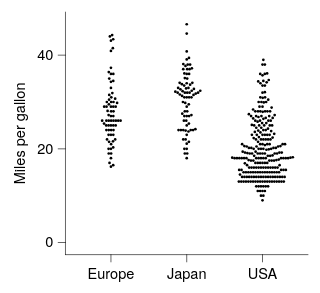

Source (Vega-Lite JSON):
### Vega-Lite specification from a JSON file in a GitHub repository (floating-point values rounded to 4 significant figures; data arrays with more than 128 entries replaced by an {"elided": "..."} marker saying what was removed)
{"background": null, "config": {"arc": {"fill": "#DBDBDB", "fillOpacity": 1.0, "innerRadius": 25.0, "padAngle": 0.03, "stroke": "black", "strokeOpacity": 1, "strokeWidth": 0.25}, "area": {"fill": "#DBDBDB", "fillOpacity": 1.0, "stroke": "black", "strokeOpacity": 1, "strokeWidth": 0.25}, "axis": {"domain": true, "domainCap": "round", "domainColor": "black", "domainWidth": 0.25, "grid": false, "gridCap": "round", "gridColor": "#F1F1F1", "gridDash": [0, 0], "gridOpacity": 1.0, "gridWidth": 0.25, "labelColor": "black", "labelFont": "Helvetica Neue, HelveticaNeue, Helvetica, Arial, sans-serif", "labelFontSize": 6, "labelFontStyle": "normal", "labelFontWeight": 400, "offset": 0, "ticks": true, "tickCap": "round", "tickColor": "black", "tickRound": false, "tickSize": 3.0, "tickWidth": 0.25, "titleColor": "black", "titleFont": "Helvetica Neue, HelveticaNeue, Helvetica, Arial, sans-serif", "titleFontSize": 6, "titleFontStyle": "normal", "titleFontWeight": 400}, "axisX": {"domain": true, "labelAlign": "center", "labelAngle": 0, "labels": true, "ticks": true, "translate": 0}, "axisY": {"domain": true, "labelAlign": "right", "labelAngle": 0, "labels": true, "ticks": true, "translate": 0}, "axisRight": {"domain": true, "labelAlign": "left", "labelAngle": 0, "labels": true, "ticks": true, "translate": 0}, "axisTop": {"domain": true, "labelAlign": "center", "labelAngle": 0, "labels": true, "ticks": true, "translate": 0}, "axisBand": {"tickOffset": 0}, "bar": {"fill": "#DBDBDB", "fillOpacity": 1.0, "stroke": "black", "strokeOpacity": 1, "strokeWidth": 0.25}, "boxplot": {"size": 9.0, "ticks": {"cornerRadius": 0.25, "fill": "black", "opacity": 1, "size": 4.5, "thickness": 0.25}, "box": {"fillOpacity": 1.0, "stroke": "black", "strokeOpacity": 1, "strokeWidth": 0.25}, "median": {"cornerRadius": 0, "fill": "black", "fillOpacity": 1.0, "opacity": 1, "size": 9.0, "thickness": 0.25}, "rule": {"fill": "black", "fillOpacity": 1.0, "size": 10.0, "stroke": "black", "strokeDash": [0, 0], "strokeOpacity": 1, "strokeWidth": 0.25}, "outliers": {"color": "black", "fill": "black", "fillOpacity": 1.0, "size": 0, "stroke": "black", "strokeOpacity": 1, "strokeWidth": 0.25}}, "circle": {"fill": "black", "fillOpacity": 1.0, "size": 1.25, "stroke": null, "strokeOpacity": 1, "strokeWidth": 0.25}, "errorband": {"band": {"fillOpacity": 0.6, "stroke": null, "strokeWidth": 0.25, "strokeOpacity": 1}, "borders": {"opacity": 0, "strokeOpacity": 1, "strokeWidth": 0.25}}, "errorbar": {"opacity": 1, "rule": {"strokeDash": [0, 0], "strokeWidth": 0.25}, "ticks": {"color": "black", "cornerRadius": 0.125, "opacity": 1, "size": 6.0, "thickness": 0.25}, "thickness": 0.25}, "font": "Helvetica Neue, HelveticaNeue, Helvetica, Arial, sans-serif", "geoshape": {"fill": "#DBDBDB", "fillOpacity": 1.0, "stroke": "black", "strokeOpacity": 1, "strokeWidth": 0.25}, "header": {"labelColor": "black", "labelFont": "Helvetica Neue, HelveticaNeue, Helvetica, Arial, sans-serif", "labelFontSize": 6, "labelFontStyle": "normal", "labelFontWeight": 400, "titleColor": "black", "titleFont": "Helvetica Neue, HelveticaNeue, Helvetica, Arial, sans-serif", "titleFontSize": 6, "titleFontStyle": "normal", "titleFontWeight": 400, "titlePadding": 0}, "legend": {"disable": false, "offset": 4.5, "titlePadding": 4, "labelOffset": 2, "gradientLabelOffset": 2, "columnPadding": 4, "rowPadding": 2, "gradientThickness": 5, "gradientOpacity": 1.0, "gradientStrokeColor": "black", "gradientStrokeWidth": 0.25, "labelColor": "black", "labelFont": "Helvetica Neue, HelveticaNeue, Helvetica, Arial, sans-serif", "labelFontSize": 6, "labelFontStyle": "normal", "labelFontWeight": 400, "strokeColor": "black", "strokeWidth": 0, "symbolSize": 36, "symbolStrokeColor": "black", "symbolStrokeWidth": 0.25, "titleColor": "black", "titleFont": "Helvetica Neue, HelveticaNeue, Helvetica, Arial, sans-serif", "titleFontSize": 6, "titleFontStyle": "normal", "titleFontWeight": 400}, "line": {"color": "black", "stroke": "black", "strokeCap": "butt", "strokeDash": [0, 0], "strokeOpacity": 1, "strokeWidth": 0.5}, "point": {"filled": true, "fill": "#DBDBDB", "fillOpacity": 1.0, "size": 5.0, "stroke": "black", "strokeOpacity": 1, "strokeWidth": 0.25}, "range": {"category": ["#9D9D9D", "#28287D", "#004225", "#47266F", "#00605D", "#DBDBDB", "#7983C1", "#6E927B", "#937FB4", "#699A97"], "diverging": {"scheme": ["#4F4265", "#6A5C82", "#85789D", "#A196B7", "#BDB5CE", "#D8D6DD", "#F6F6F6", "#CED8D7", "#9DBFBD", "#75A3A0", "#518683", "#326967", "#164D4B"]}, "heatmap": {"scheme": ["#440154", "#472270", "#433E82", "#38598C", "#2C728E", "#238A8D", "#24A086", "#39B578", "#5DC862", "#96D646", "#CAE02D", "#FDE724"]}, "ordinal": {"scheme": ["#F1F1F1", "#DBDBDB", "#C6C6C6", "#B2B2B2", "#9D9D9D", "#898989", "#767676", "#636363", "#515151", "#404040", "#2F2F2F", "#1F1F1F"]}, "ramp": {"scheme": ["#440154", "#472270", "#433E82", "#38598C", "#2C728E", "#238A8D", "#24A086", "#39B578", "#5DC862", "#96D646", "#CAE02D", "#FDE724"]}}, "rule": {"color": "black", "stroke": "black", "strokeCap": "round", "strokeDash": [2, 2], "strokeOpacity": 1, "strokeWidth": 0.25}, "scale": {"barBandPaddingInner": 0.1, "rectBandPaddingInner": 0, "tickBandPaddingInner": 0.1, "bandPaddingOuter": 0.1, "bandWithNestedOffsetPaddingInner": 0.2, "bandWithNestedOffsetPaddingOuter": 0.2, "offsetBandPaddingInner": 0, "offsetBandPaddingOuter": 0, "continuousPadding": 5.0, "round": false}, "rect": {"fill": "#DBDBDB", "fillOpacity": 1.0, "stroke": "black", "strokeOpacity": 1, "strokeWidth": 0.25}, "square": {"fill": "#DBDBDB", "fillOpacity": 1.0, "size": 10.0, "stroke": "black", "strokeOpacity": 1, "strokeWidth": 0.25}, "text": {"color": "black", "font": "Helvetica Neue, HelveticaNeue, Helvetica, Arial, sans-serif", "fontSize": 6, "fontStyle": "normal", "fontWeight": 400}, "tick": {"color": "black", "cornerRadius": 0.125, "opacity": 1.0, "size": 9.0, "thickness": 0.25}, "title": {"anchor": "middle", "frame": "group", "color": "black", "font": "Helvetica Neue, HelveticaNeue, Helvetica, Arial, sans-serif", "fontSize": 6, "fontStyle": "normal", "fontWeight": 400, "subtitleColor": "black", "subtitleFont": "Helvetica Neue, HelveticaNeue, Helvetica, Arial, sans-serif", "subtitleFontSize": 6, "subtitleFontStyle": "normal", "subtitleFontWeight": 400}, "trail": {"color": "black", "opacity": 1, "size": 0.5}, "view": {"continuousWidth": 100, "continuousHeight": 100, "discreteWidth": 100, "discreteHeight": 100, "fill": null, "stroke": null, "strokeWidth": 0.25}}, "data": {"name": "data-e3eced9a19a526e2b46e3557233cc953"}, "mark": {"type": "circle"}, "encoding": {"x": {"field": "Origin", "title": null, "type": "nominal"}, "xOffset": {"field": "beeswarm_x", "scale": {"domain": [-45.77, 45.77]}, "type": "quantitative"}, "y": {"field": "Miles_per_Gallon", "title": "Miles per gallon", "type": "quantitative", "scale": {"nice": false}}}, "$schema": "https://vega.github.io/schema/vega-lite/v6.4.1.json", "datasets": {"data-e3eced9a19a526e2b46e3557233cc953": {"elided": "398 records"}}}
